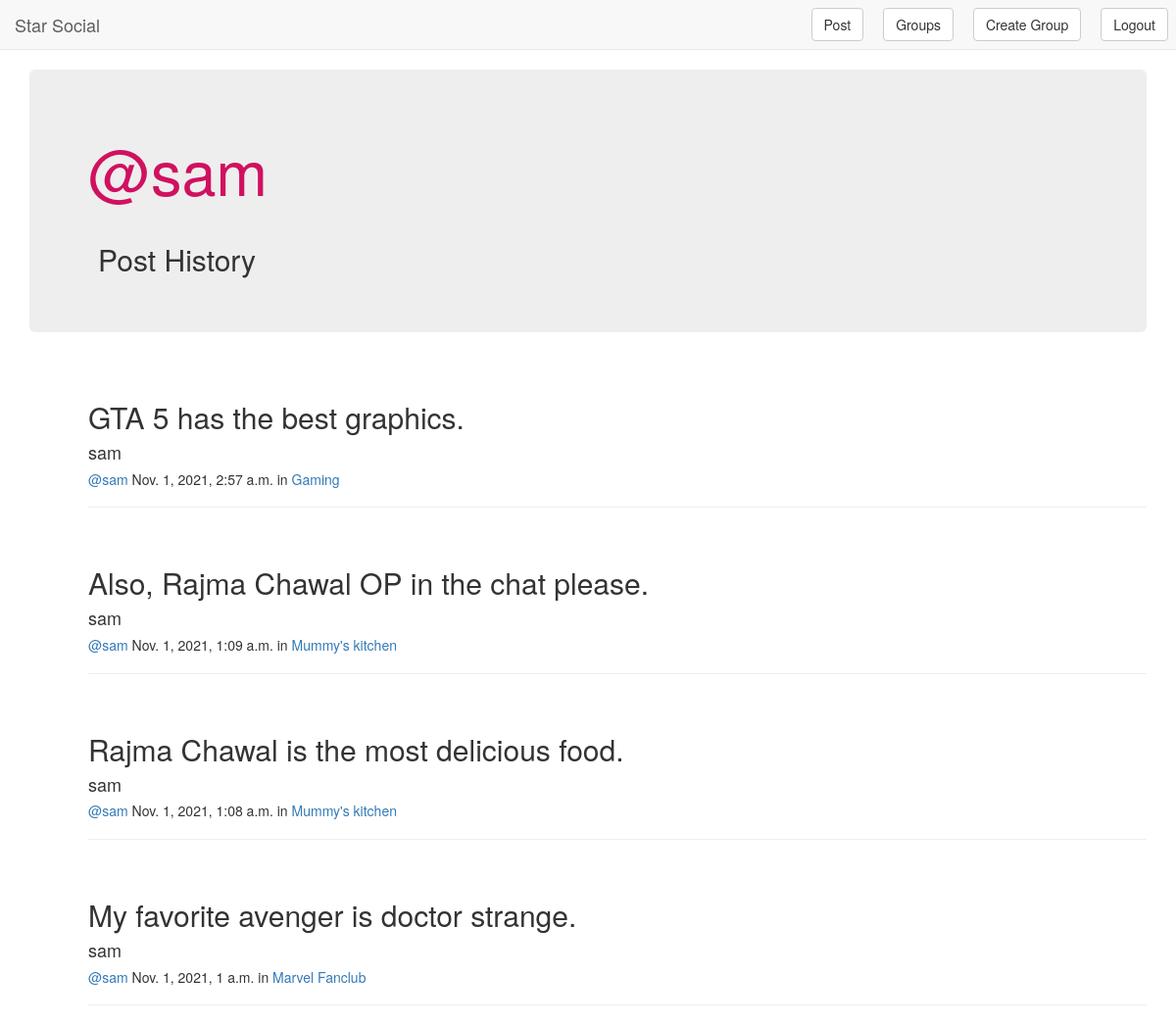
/basic_app/curruserpost/129/ (signed in), run on the app's committed database.
### basic_app/models.py (models this page shows, shortened)
class MyPost(models.Model):
    mssg = models.CharField(max_length=512)
    group = models.ForeignKey(MyGroup,related_name='posts',on_delete=models.CASCADE)
    curr_user = models.CharField(max_length=256)
    published_date = models.DateTimeField(default=timezone.now,blank=True)
    created_by = models.CharField(max_length=100,default=",")
    class Meta:
        ordering = ('-published_date',)

class MyGroup(models.Model):
    name = models.CharField(max_length = 100)
    description = models.CharField(max_length=256)
    member_count = models.PositiveIntegerField(default=0)
    post_count = models.PositiveIntegerField(default=0)
    join_click = models.BooleanField(default=False)
    add_string = models.CharField(max_length=1024,default=".")
    remove_string = models.CharField(max_length=1024,default=".")
    def __str__(self):
        return self.name

### basic_app/views.py (the view)
# urls.py: url(r'^curruserpost/(?P<pk>[-\w]+)/$',views.grab_userview,name='curruserpost'),
@login_required
def grab_userview(request,pk):
    post = get_object_or_404(models.MyPost,pk=pk)
    list = models.MyPost.objects.filter(created_by=post.created_by)
    dict = {'list':list,'postcreator':post.created_by}
    return render(request,'basic_app/user_posts.html',context=dict)

### basic_app/templates/basic_app/user_posts.html (shortened to what this page needs)
{% extends 'basic_app/basic_app_baselogin.html' %}
{% block new_block %}
<div class="jumbotron">
    <h1 style="color: #D0115f;">@{{postcreator}}</h1>
    <br>
    <h2 style="margin: 10px;">Post History</h2>
</div>
<div class="conatainer" style="margin-left: 60px;">
{% for post in list %}
    <br>
    <h2>{{post.mssg}}</h2>
    <h4>{{post.created_by}}</h4>
    <h5><a href="{% url 'basic_app:curruserpost' pk=post.pk %}">@{{postcreator}}</a> {{post.published_date}} in <a href="{% url 'basic_app:join' pk=post.group.pk %}">{{post.group}}</a></h5>
    <hr>
{% endfor %}
</div>
{% endblock %}

### data on the page
MyPost: created_by "sam", mssg "My favorite avenger is doctor strange.", published_date "Nov. 1, 2021, 1 a.m.", group "Marvel Fanclub"
MyPost: mssg "GTA 5 has the best graphics.", created_by "sam", published_date "Nov. 1, 2021, 2:57 a.m.", group "Gaming"
MyPost: mssg "Also, Rajma Chawal OP in the chat please.", created_by "sam", published_date "Nov. 1, 2021, 1:09 a.m.", group "Mummy's kitchen"
MyPost: mssg "Rajma Chawal is the most delicious food.", created_by "sam", published_date "Nov. 1, 2021, 1:08 a.m.", group "Mummy's kitchen"
